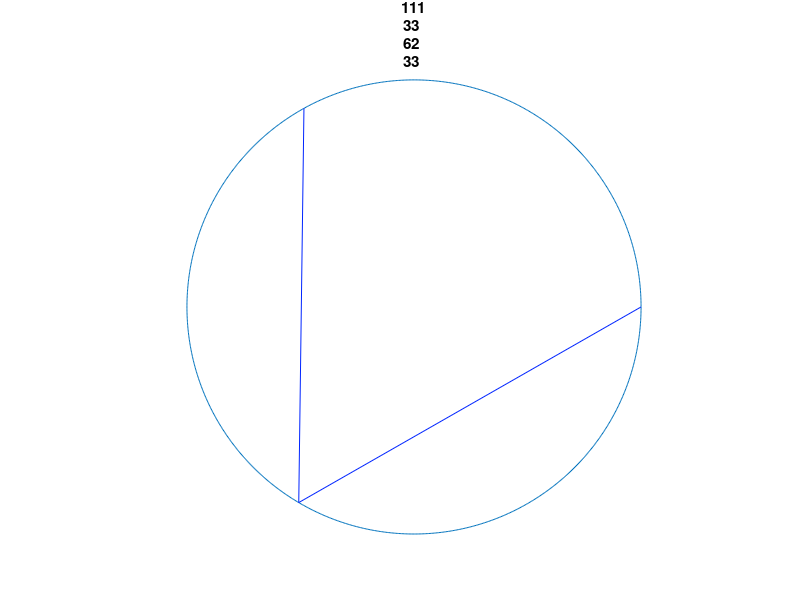

Source code (MATLAB): (Note: this script raises an error after producing the figure.)
clear;
clc;

phi = 2.09;
index = 1;
nSet = 0:2:1000;
t = linspace(0, 2 * sin(phi), 2);
gradientMultiplier = 1.01;
curveColor = [0, 0.14, 1];
hold off;

for nRange = nSet
    plot(cos(linspace(-pi, pi, 1000)), sin(linspace(-pi, pi, 1000)), 'color', [0 0.4470 0.7410])

    for n = nRange:nRange + 1
        hold on;
        x = cos(2 * n * phi) - t * sin((2 * n + 1) * phi);
        y = sin(2 * n * phi) + t * cos((2 * n + 1) * phi);
        plot(x, y, 'color', curveColor)
        curveColor = [1 1 1] - ([1 1 1] - curveColor).^gradientMultiplier; % gradient color
    end

    axis off;
    title("n = " + n)
    daspect([1 1 1])
    axis([-1, 1, -1, 1])
    saveas(gcf, "ExperimentResultOfMatlab/time/" + index + '.jpg')
    hold on;
    index = index + 1;
end
